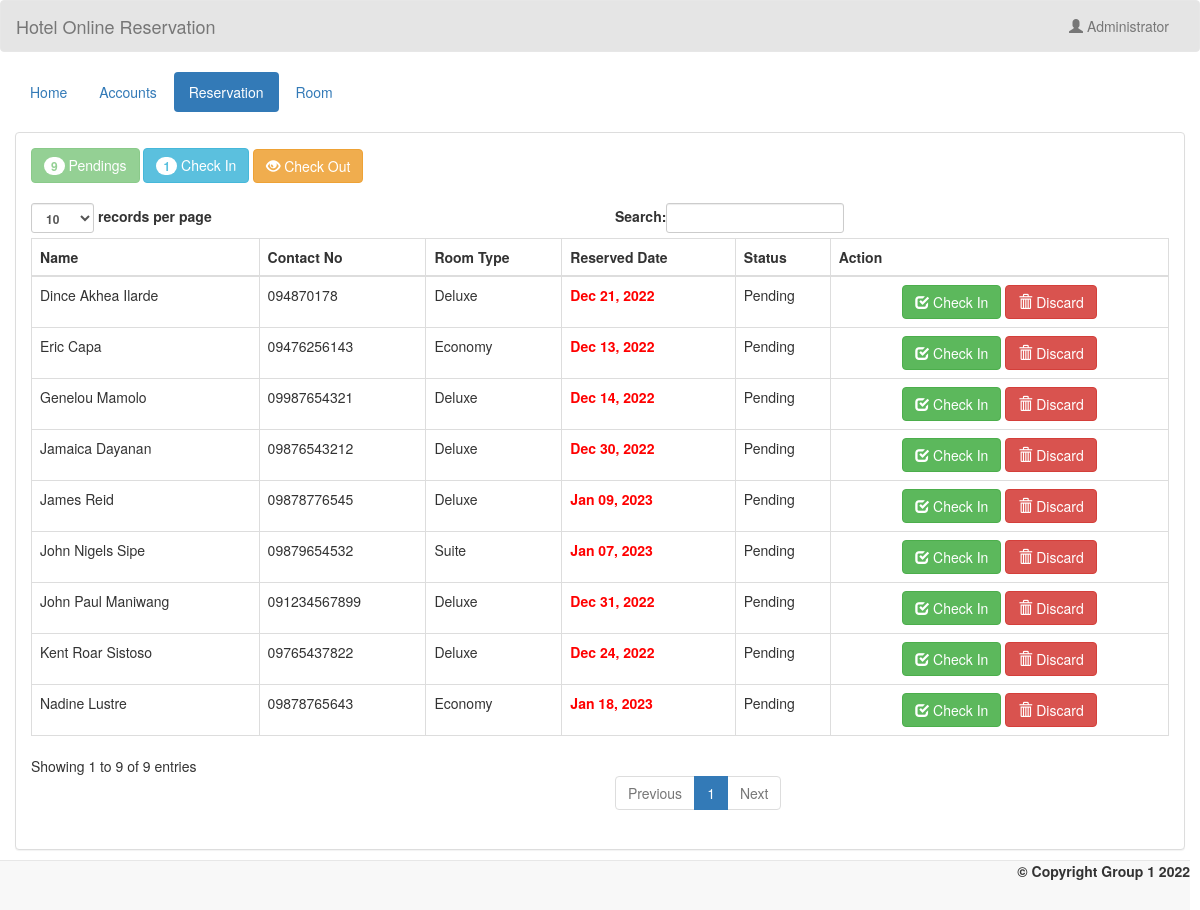
Screenshot of /admin/reserve.php (signed in) with the database file from the repository.
### tables this page shows
CREATE TABLE `transaction` (
  `transaction_id` int(11) NOT NULL,
  `guest_id` int(11) NOT NULL,
  `room_id` int(11) NOT NULL,
  `room_no` int(5) NOT NULL,
  `extra_bed` int(11) NOT NULL,
  `status` varchar(20) NOT NULL,
  `days` int(2) NOT NULL,
  `checkin` date NOT NULL,
  `checkin_time` time NOT NULL,
  `checkout` date NOT NULL,
  `checkout_time` time NOT NULL,
  `bill` varchar(10) NOT NULL
);

CREATE TABLE `guest` (
  `guest_id` int(11) NOT NULL,
  `firstname` varchar(50) NOT NULL,
  `middlename` varchar(30) NOT NULL,
  `lastname` varchar(40) NOT NULL,
  `address` varchar(50) NOT NULL,
  `contactno` varchar(13) NOT NULL
);

CREATE TABLE `room` (
  `room_id` int(11) NOT NULL,
  `room_type` varchar(50) NOT NULL,
  `price` varchar(11) NOT NULL,
  `photo` varchar(100) NOT NULL,
  `description` longtext NOT NULL
);

### admin/name.php (called while the page is built)
<?php
	require 'connect.php';
	$query = $conn->query("SELECT * FROM `admin` WHERE `admin_id` = '$_SESSION[admin_id]'") or die(mysqli_error());
	$fetch = $query->fetch_array();
	$name = $fetch['name'];
?>

### admin/reserve.php (the view, shortened to what this page needs)
<!DOCTYPE html>
<?php
	require 'name.php';
?>
<html lang = "en">
	<head>
		<link rel = "stylesheet" type = "text/css" href = "../css/bootstrap.css " />
		<link rel = "stylesheet" type = "text/css" href = "../css/style.css" />
	</head>
<body>
	<nav style = "background-color:rgba(0, 0, 0, 0.1);" class = "navbar navbar-default">
		<div  class = "container-fluid">
			<div class = "navbar-header">
				<a class = "navbar-brand" >Hotel Online Reservation</a>
			</div>
			<ul class = "nav navbar-nav pull-right ">
				<li class = "dropdown">
					<a class="dropdown-toggle" data-toggle="dropdown" role="button" aria-haspopup="true" aria-expanded="false"><i class = "glyphicon glyphicon-user"></i> <?php echo $name;?></a>
				</li>
			</ul>
		</div>
	</nav>
	<div class = "container-fluid">
		<ul class = "nav nav-pills">
			<li><a href = "home.php">Home</a></li>
			<li><a href = "account.php">Accounts</a></li>
			<li class = "active"><a href = "reserve.php">Reservation</a></li>
			<li><a href = "room.php">Room</a></li>
		</ul>
	</div>
	<br />
	<div class = "container-fluid">
		<div class = "panel panel-default">
			<?php
				$q_p = $conn->query("SELECT COUNT(*) as total FROM `transaction` WHERE `status` = 'Pending'") or die(mysqli_error());
				$f_p = $q_p->fetch_array();
				$q_ci = $conn->query("SELECT COUNT(*) as total FROM `transaction` WHERE `status` = 'Check In'") or die(mysqli_error());
				$f_ci = $q_ci->fetch_array();
			?>
			<div class = "panel-body">
				<a class = "btn btn-success disabled"><span class = "badge"><?php echo $f_p['total']?></span> Pendings</a>
				<a class = "btn btn-info" href = "checkin.php"><span class = "badge"><?php echo $f_ci['total']?></span> Check In</a>
				<a class = "btn btn-warning" href = "checkout.php"><i class = "glyphicon glyphicon-eye-open"></i> Check Out</a>
				<br />
				<br />
				<table id = "table" class = "table table-bordered">
					<thead>
						<tr>
							<th>Name</th>
							<th>Contact No</th>
							<th>Room Type</th>
							<th>Reserved Date</th>
							<th>Status</th>
							<th>Action</th>
						</tr>
					</thead>
					<tbody>
						<?php
							$query = $conn->query("SELECT * FROM `transaction` NATURAL JOIN `guest` NATURAL JOIN `room` WHERE `status` = 'Pending'") or die(mysqli_error());
							while($fetch = $query->fetch_array()){
						?>
						<tr>
							<td><?php echo $fetch['firstname']." ".$fetch['lastname']?></td>
							<td><?php echo $fetch['contactno']?></td>
							<td><?php echo $fetch['room_type']?></td>
							<td><strong><?php if($fetch['checkin'] <= date("Y-m-d", strtotime("+8 HOURS"))){echo "<label style = 'color:#ff0000;'>".date("M d, Y", strtotime($fetch['checkin']))."</label>";}else{echo "<label style = 'color:red;'>".date("M d, Y", strtotime($fetch['checkin']))."</label>";}?></strong></td>
							<td><?php echo $fetch['status']?></td>
							<td><center><a class = "btn btn-success" href = "confirm_reserve.php?transaction_id=<?php echo $fetch['transaction_id']?>"><i class = "glyphicon glyphicon-check"></i> Check In</a> <a class = "btn btn-danger" onclick = "confirmationDelete(); return false;" href = "delete_pending.php?transaction_id=<?php echo $fetch['transaction_id']?>"><i class = "glyphicon glyphicon-trash"></i> Discard</a></td>
						</tr>
						<?php
							}
						?>
					</tbody>
				</table>
			</div>
		</div>
	</div>
	<br />
	<br />
	<div style = "text-align:right; margin-right:10px;" class = "navbar navbar-default navbar-fixed-bottom">
		<label>&copy; Copyright Group 1 2022 </label>
	</div>
</body>
</html>

### rows the page displays
transaction: guest.firstname "Dince Akhea", guest.lastname "Ilarde", guest.contactno "094870178", room.room_type "Deluxe", checkin "Dec 21, 2022", status "Pending"
transaction: guest.firstname "Eric", guest.lastname "Capa", guest.contactno "09476256143", room.room_type "Economy", checkin "Dec 13, 2022", status "Pending"
transaction: guest.firstname "Jamaica", guest.lastname "Dayanan", guest.contactno "09876543212", room.room_type "Deluxe", checkin "Dec 30, 2022", status "Pending"
transaction: guest.firstname "John Paul", guest.lastname "Maniwang", guest.contactno "091234567899", room.room_type "Deluxe", checkin "Dec 31, 2022", status "Pending"
transaction: guest.firstname "John Nigels", guest.lastname "Sipe", guest.contactno "09879654532", room.room_type "Suite", checkin "Jan 07, 2023", status "Pending"
transaction: guest.firstname "Kent Roar", guest.lastname "Sistoso", guest.contactno "09765437822", room.room_type "Deluxe", checkin "Dec 24, 2022", status "Pending"
transaction: guest.firstname "Nadine", guest.lastname "Lustre", guest.contactno "09878765643", room.room_type "Economy", checkin "Jan 18, 2023", status "Pending"
transaction: guest.firstname "James", guest.lastname "Reid", guest.contactno "09878776545", room.room_type "Deluxe", checkin "Jan 09, 2023", status "Pending"
transaction: guest.firstname "Genelou", guest.lastname "Mamolo", guest.contactno "09987654321", room.room_type "Deluxe", checkin "Dec 14, 2022", status "Pending"

### other values shown
$name "Administrator"
$f_p['total'] "9"
$f_ci['total'] "1"
